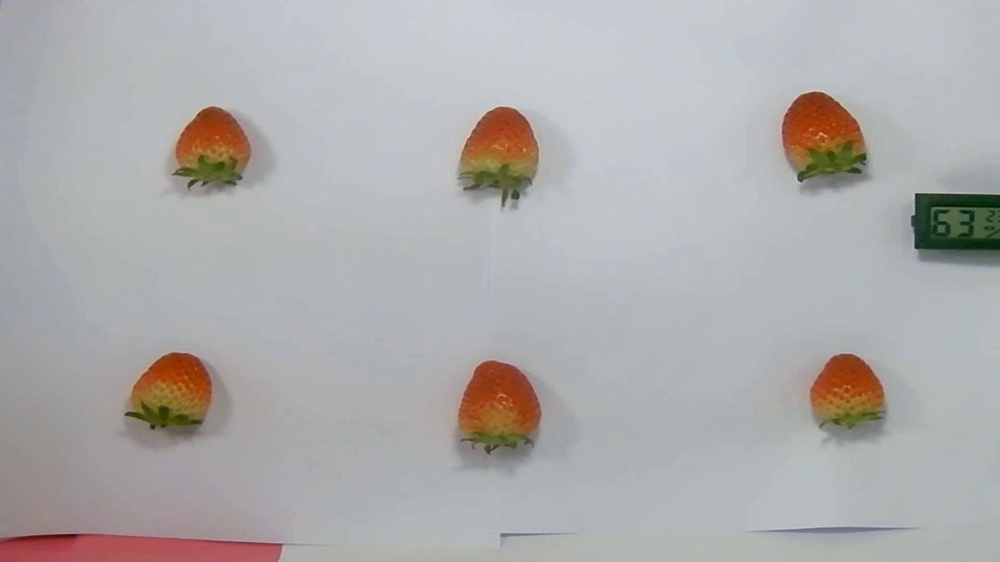
#> input picture 18-03-2026/frame-1_12-26-28.jpg, 1000 x 562 px, shrunk from 1920 x 1080 before the run, found by its file name
$ python filter_images.py
#> lines starting #> are read from the running program, lines starting #| are printed output that depends on the picture
import cv2
import numpy as np

# Đọc ảnh
img = cv2.imread(r"C:\fluttersrc\Strawberry-RUL-prediction\sample_data\raw_data\18-03-2026\cropped\frame-1_12-26-28.jpg")
#> img is the input picture: shape (562, 1000, 3); mean B, G, R 172.6, 172.3, 173.6

# convert the image to LAB color space
lab = cv2.cvtColor(img, cv2.COLOR_BGR2LAB)
#> lab: shape (562, 1000, 3); mean of channels 0, 1, 2 180.1, 129, 128.3

# extract the L, A, and B channels
l, a, b = cv2.split(lab)
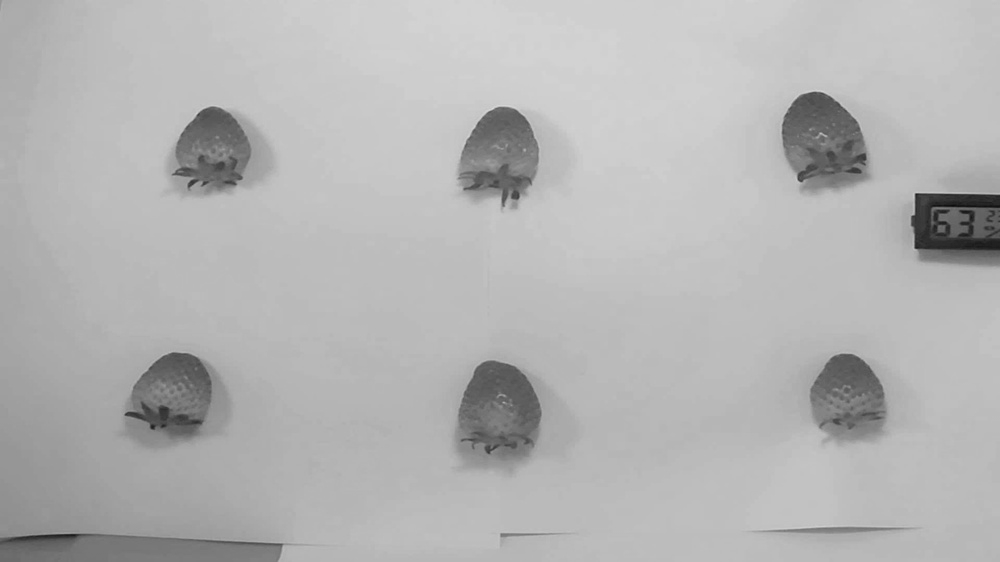
#> l: shape (562, 1000); min 12, max 219, mean 180.1
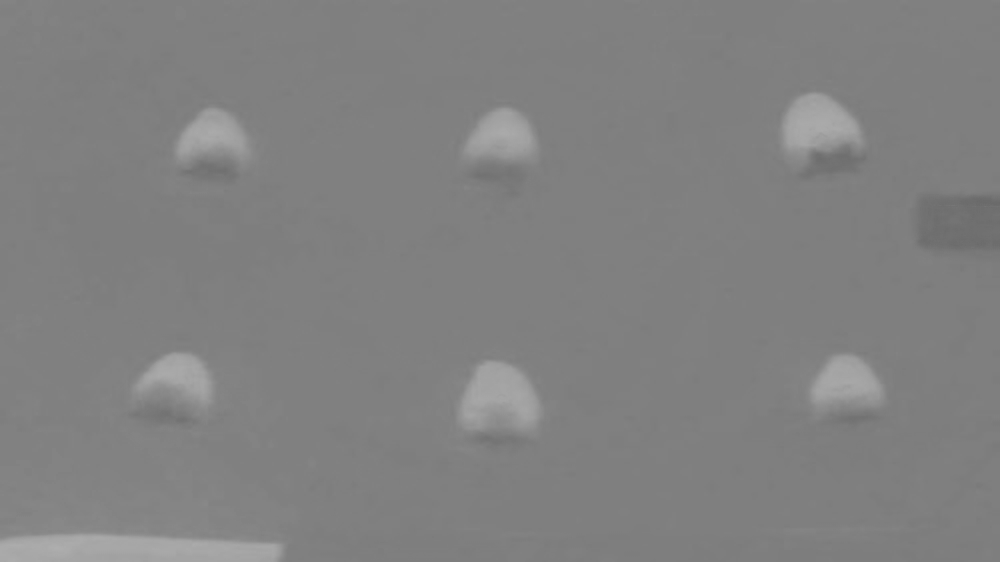
#> a: shape (562, 1000); min 105, max 174, mean 129
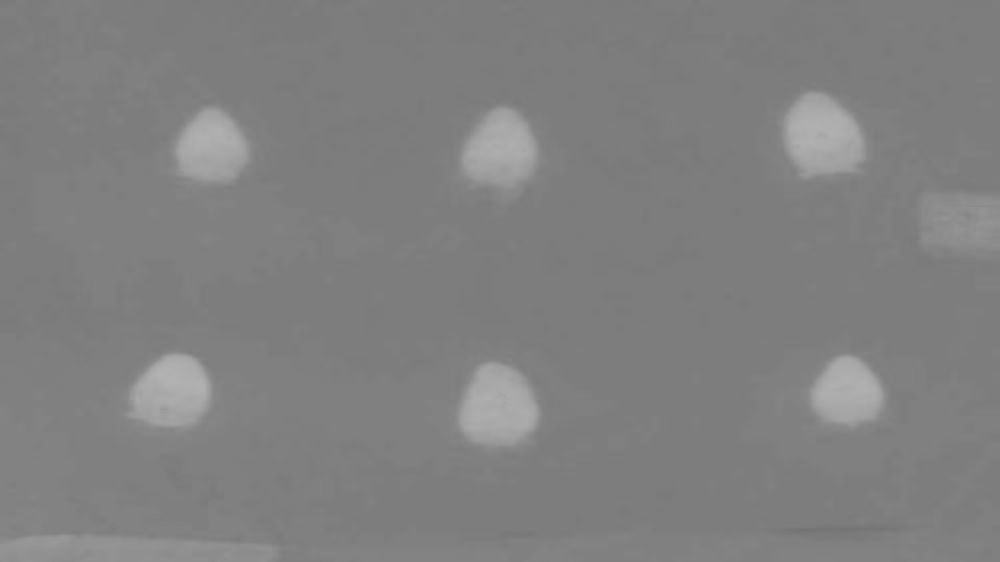
#> b: shape (562, 1000); min 116, max 178, mean 128.3

# Khởi tạo CLAHE
clahe = cv2.createCLAHE(
    clipLimit=2.0,      # limit for contrast clipping (2.0 is a common default)
    tileGridSize=(8, 8) # size of the grid for histogram equalization (8x8 tiles)
)

# apply CLAHE on the L channel
l_clahe = clahe.apply(l)
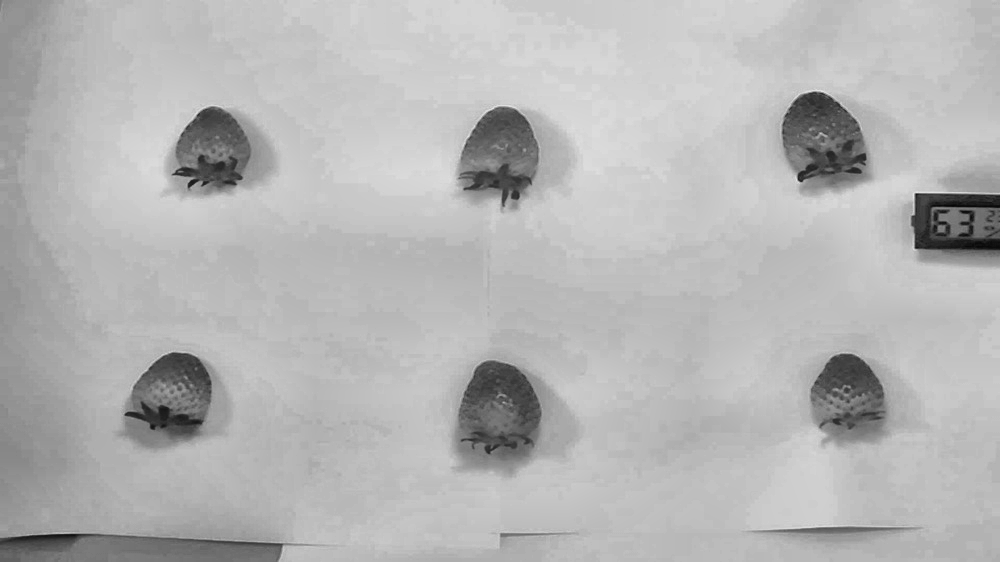
#> l_clahe: shape (562, 1000); min 6, max 229, mean 181.1

# merge the CLAHE enhanced L channel back with A and B channels
lab_clahe = cv2.merge((l_clahe, a, b))
#> lab_clahe: shape (562, 1000, 3); mean of channels 0, 1, 2 181.1, 129, 128.3

# convert to BGR
result = cv2.cvtColor(lab_clahe, cv2.COLOR_LAB2BGR)
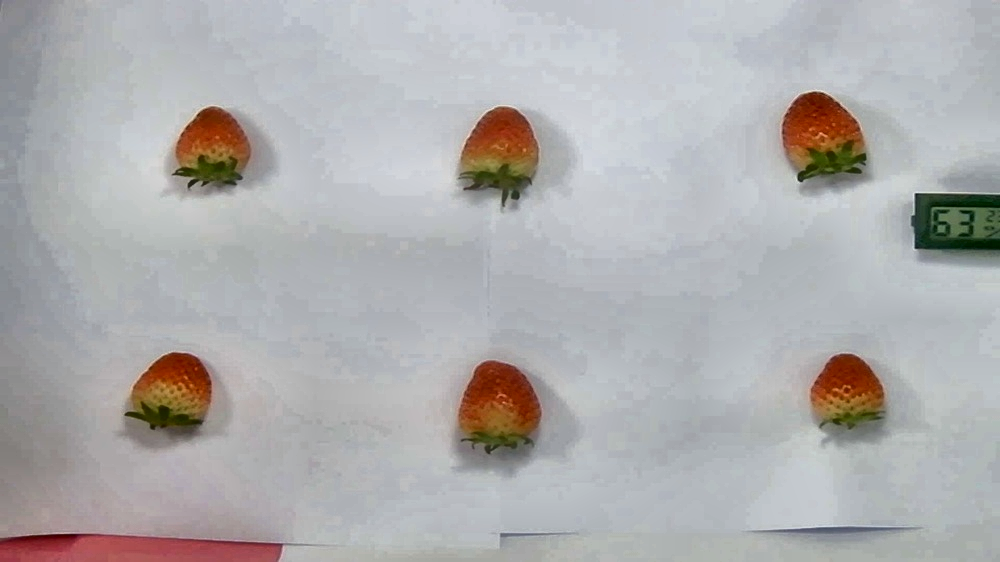
#> result: shape (562, 1000, 3); mean B, G, R 174.3, 173.7, 174.8

# save the result
cv2.imwrite(r"C:\fluttersrc\Strawberry-RUL-prediction\sample_data\filtered_images\output_clahe.jpg", result)

cv2.imshow("Original", img)
cv2.imshow("CLAHE", result)
cv2.waitKey(0)
cv2.destroyAllWindows()
